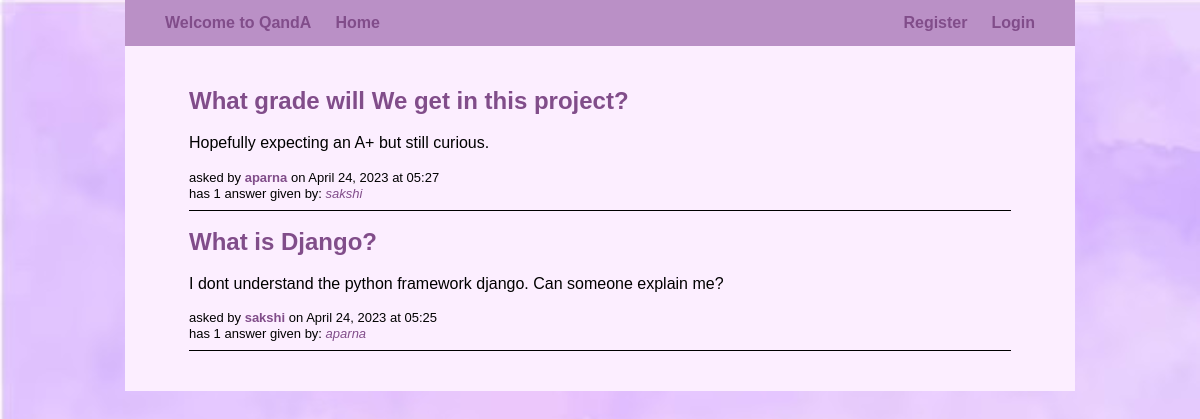
The page / on the database its author committed.
### blog/models.py (models this page shows, shortened)
class Question(db_models.Model):
    author = db_models.ForeignKey(auth_models.User, on_delete=db_models.CASCADE)
    title = db_models.CharField(max_length=200)
    body = db_models.TextField()
    published = db_models.DateTimeField(auto_now_add=True)
    updated = db_models.DateTimeField(auto_now=True)

class Answer(db_models.Model):
    author = db_models.ForeignKey(auth_models.User, on_delete=db_models.CASCADE)
    question = db_models.ForeignKey(Question, on_delete=db_models.CASCADE)
    body = db_models.TextField()
    published = db_models.DateTimeField(auto_now_add=True)
    updated = db_models.DateTimeField(auto_now=True)

### blog/views.py (the view)
# urls.py: path('', blog_views.index, name='question-index'),
def index(request):
    questions_list = blog_models.Question.objects.order_by('-published')
    context = {
        'questions_list': questions_list
    }
    template = 'blog/index.html'
    return render(request, template, context)

### blog/templates/blog/index.html (shortened to what this page needs)
{% extends "project/base.html" %}
{% block content %}
    {% if questions_list %}
        <ul class="questions-list">
            {% for question in questions_list %}
                {% with answers=question.answer_set.all %}
                    <li class="question-card">
                        <h2 class="question-title"><a href="{% url 'blog:question-detail' question.id %}">{{ question.title }}</a></h2>
                        <p class="question-body-preview">{{ question.body }}</p>
                        <ul class="question-info">
                            <div>
                                <li>asked by <a href="{% url 'user:profile' question.author.id %}" class="question-author">{{ question.author }}</a> on {{ question.published|date:"F d, Y" }} at {{ question.published|date:"H:i" }}</li>
                                <li>
                                    {% if answers.count %}
                                        has {{ answers.count }} answer{{ answers.count|pluralize }} given by:
                                        {% for answer in answers %}
                                            {% if forloop.counter <= 3 %}
                                                {% if forloop.counter == answers.count %}
                                                    <a href="{% url 'user:profile' answer.author.id %}" class="answer-author">{{ answer.author.username }}</a>
                                                {% else %}
                                                    <a href="{% url 'user:profile' answer.author.id %}" class="answer-author">{{ answer.author.username }}</a>,
                                                {% endif %}
                                            {% endif %}
                                        {% endfor %}
                                    {% else %}
                                        has 0 answers
                                    {% endif %}
                                </li>
                            </div>
                        </ul>
                    </li>
                {% endwith %}
            {% endfor %}
        </ul>
    {% else %}
        <p class="empty-questions-list">No questions are available.</p>
    {% endif %}
{% endblock content %}

### project/templates/project/base.html (shortened to what this page needs)
{% load static %}
<!DOCTYPE html>
<html lang="en">
<head>
    <link rel="stylesheet" type="text/css" href="{% static 'project/style.css' %}">
    <link rel="stylesheet" type="text/css" href="{% static 'blog/style.css' %}">
    <link rel="stylesheet" type="text/css" href="{% static 'user/style.css' %}">
</head>
<body>
    <nav class="nav-bar">
        <ul>
            <div class="nav-bar-left">
                <li><a href="{% url 'blog:question-index' %}">Welcome to QandA</a></li>
                <li><a href="{% url 'blog:question-index' %}">Home</a></li>
            </div>
            <div class="nav-bar-right">
                {% if request.user.is_authenticated %}
                    <li><a href="{% url 'user:logout' %}">Logout</a></li>
                    <li><a href="{% url 'user:profile' request.user.id %}">Profile</a></li>
                    <li><a href="{% url 'blog:question-ask' %}">Ask Question</a></li>
                {% else %}
                    <li><a href="{% url 'user:login' %}">Login</a></li>
                    <li><a href="{% url 'user:register' %}">Register</a></li>
                {% endif %}
            </div>
        </ul>
    </nav>
    <main>
        {% block content %}
        {% endblock content %}
    </main>
</body>
</html>

### project/static/project/style.css (style rules this page uses)
* { margin: 0rem; padding: 0rem; box-sizing: border-box; }
body { background-image: url(./images/images2.jpg); background-size: 100%; font-family:Tahoma, sans-serif; line-height: 30px; padding: 0px 25px; margin: 0px 100px; }
main { background-color: #fceeff; padding: 2rem; }
a { color: #814d8a; text-decoration: none; }
.nav-bar { background-color: #BA90C6; position: sticky; top: 0rem; }
.nav-bar ul { list-style-type: none; overflow: hidden; }
.nav-bar-left { float: left; margin-left: 2rem; }
.nav-bar-left li { float: left; }
.nav-bar-right { float: right; margin-right: 2rem; }
.nav-bar-right li { float: right; }
.nav-bar-right li a { display: block; font-weight: bold; padding: 0.5rem 0.5rem; margin-left: 0.5rem }
.nav-bar-left li a { display: block; font-weight: bold; padding: 0.5rem 0.5rem; margin-right: 0.5rem; }

### blog/static/blog/style.css (style rules this page uses)
.questions-list { list-style-type: none; margin: 0rem 2rem; }
.question-card { border-bottom-style: solid; border-bottom-width: 0.1rem; padding: 0.5rem 0rem; margin-bottom: 0.5rem; }
.question-title { margin-bottom: 1rem; }
.question-body-preview { line-height: 1.35rem; margin-bottom: 1rem; white-space: nowrap; overflow: hidden; text-overflow: ellipsis; }
.question-info { line-height: 1rem; font-size: small; list-style-type: none; display: flex; flex-direction: row; justify-content: space-between; align-items: end; }
.question-author { font-weight: bold; }
.answer-author { font-style: italic; }

### rows shown on the page
Question: title "What grade will We get in this project?", body "Hopefully expecting an A+ but still curious.", author "aparna", published "April 24, 2023", published "05:27", answer_set.all.count "1"
Answer: author.username "sakshi"
Question: title "What is Django?", body "I dont understand the python framework django. Can someone explain me?", author "sakshi", published "April 24, 2023", published "05:25", answer_set.all.count "1"
Answer: author.username "aparna"
